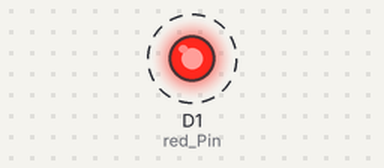
A sketch run on a simulated ESP8266 (NodeMCU). Parts: output pins drawn as LEDs (lit = HIGH). Dashed ring = blinking. What the sketch prints to the serial monitor is not drawn.

Above: at 0.2 s.
Timing chart, 0 to 3.0 s (numbered marks = the images above):
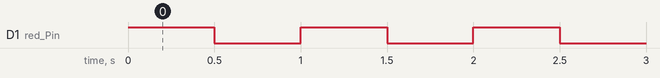

The sketch:

3_1.ino
```cpp
#include <dummy.h>
#define red_Pin D1 //빨간색 LED


void setup() {

 pinMode(red_Pin,OUTPUT);
}

void loop() {
   digitalWrite(red_Pin,HIGH); //led 켜기
    Serial.println("red_Pin On");
    delay(500);
    digitalWrite(red_Pin, LOW); //led 끄기
    Serial.println("red_Pin off");
    delay(500);
}
```

Measured:
- by itself, D1 (red_Pin): alternates HIGH for 0.50 s and LOW for 0.50 s
